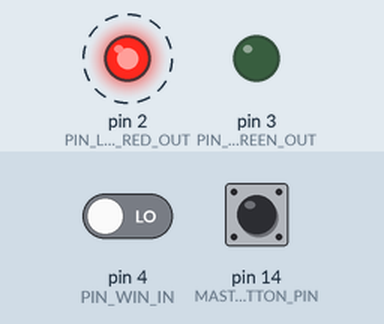
Recording of a program running on a simulated Arduino Nano, built with avr-gcc and run on an emulated ATmega328P. On the bench: output pins drawn as LEDs (lit = HIGH). Dashed ring = blinking. The inputs (shaded band) are chosen by the test bench; at power-on: pin 14 (MASTER_BUTTON_PIN) LOW, pin 4 (PIN_WIN_IN) LOW. The audio player accepts every command and is not drawn.

Above: at 1.7 s.
1.8 s: pin 14 (MASTER_BUTTON_PIN) pulled HIGH for 0.15 s
At 2.9 s:
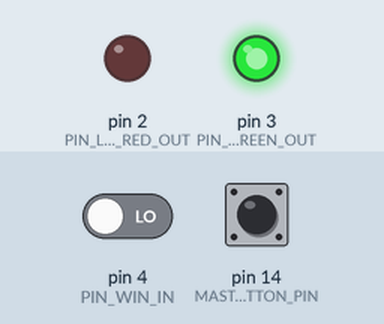
3.4 s: pin 14 (MASTER_BUTTON_PIN) pulled HIGH for 1 s
At 5.65 s:
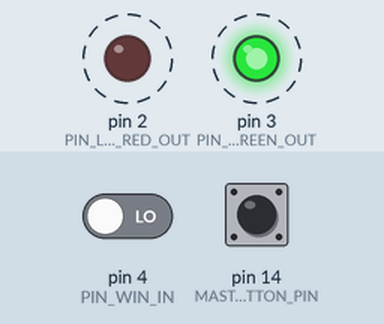
Timing chart, 0 to 13.4 s (numbered marks = the images above; inputs shaded):
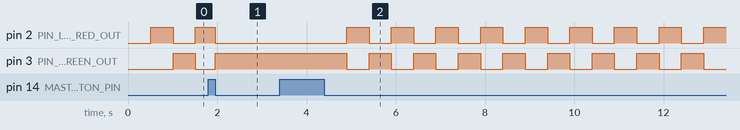

The program:

main.cpp
```cpp
#include "Arduino.h"
#include "timer.hpp"

#include "DFRobotDFPlayerMini.h"

#include <SoftwareSerial.h>
SoftwareSerial softSerial(/*rx =*/10, /*tx =*/11);
#define FPSerial softSerial

DFRobotDFPlayerMini myDFPlayer;

class Button
{
public:
  void update()
  {
    m_last_state = m_state;
  }

  void on_event(bool is_state)
  {
    m_state = is_state;
  }

  bool is_pressed()
  {
    return !m_last_state && m_state;
  }

  bool is_release()
  {
    return m_last_state && !m_state;
  }

  bool is_down()
  {
    return m_last_state && m_state;
  }

private:
  bool m_state;
  bool m_last_state;
};

enum AppState
{
  NoGame,
  GameRun,
  GameWin,
  GameOver
};

static const uint8_t PIN_LED_RED_OUT = PIND2;
static const uint8_t PIN_LED_GREEN_OUT = PIND3;

static const uint8_t PIN_WIN_IN = PIND4;
static const uint8_t PIN_GAME_OVER_IN = PIND5;

static const uint8_t MASTER_BUTTON_PIN = PIN_A0;

static Button master_button;

static AppState app_state = NoGame;
static skat::Timer leds_timer({0, 500, 500});

static bool is_play_sound = false;

void setup()
{
  Serial.println(F("Setup..."));

  FPSerial.begin(9600);
  // Serial.begin(9600);

  pinMode(PIN_LED_RED_OUT, OUTPUT);
  pinMode(PIN_LED_GREEN_OUT, OUTPUT);

  pinMode(PIN_WIN_IN, INPUT);
  pinMode(PIN_GAME_OVER_IN, INPUT);

  pinMode(MASTER_BUTTON_PIN, INPUT);

  Serial.println();
  Serial.println("DFPlayer Mini Demo");
  Serial.println("Initializing DFPlayer...");
  if (!myDFPlayer.begin(FPSerial, /*isACK = */ true, /*doReset = */ true))
  {
    Serial.println("Unable to begin:");
    Serial.println("1.Please recheck the connection!");
    Serial.println("2.Please insert the SD card!");
    while (true)
      ;
  }
  Serial.println(F("DFPlayer Mini online."));
  myDFPlayer.volume(10); // 0-30 Value
}

void loop()
{
  master_button.update();

  if (digitalRead(MASTER_BUTTON_PIN) == HIGH)
  {
    master_button.on_event(true);
  }
  else if (digitalRead(MASTER_BUTTON_PIN) == LOW)
  {
    master_button.on_event(false);
  }

  switch (app_state)
  {
  case NoGame:
  {
    Serial.println(F("Не играем"));

    leds_timer.start();
    leds_timer.update(millis());

    if (leds_timer.getState() == skat::TimerState::Run)
    {
      digitalWrite(PIN_LED_RED_OUT, true);
      digitalWrite(PIN_LED_GREEN_OUT, false);
    }
    else if (leds_timer.getState() == skat::TimerState::Sleep)
    {
      digitalWrite(PIN_LED_RED_OUT, false);
      digitalWrite(PIN_LED_GREEN_OUT, true);
    }

    if (master_button.is_release())
    {
      app_state = GameRun;

      digitalWrite(PIN_LED_RED_OUT, false);
      digitalWrite(PIN_LED_GREEN_OUT, false);
    }
  }
  break;
  case GameRun:
  {
    Serial.println(F("Играем"));

    if (master_button.is_release())
    {
      app_state = NoGame;
      Serial.println(F("Drop"));
      break;
    }

    if (digitalRead(PIN_WIN_IN) == LOW)
    {
      app_state = GameWin;
    }
    else if (digitalRead(PIN_GAME_OVER_IN) == LOW)
    {
      app_state = GameOver;
    }
  }
  break;
  case GameWin:
  {
    Serial.println(F("GameWin"));
    digitalWrite(PIN_LED_GREEN_OUT, true);

    if (!is_play_sound)
    {
      is_play_sound = true;
      myDFPlayer.play(2);
    }

    if (master_button.is_release())
    {
      is_play_sound = false;
      app_state = NoGame;
      Serial.println(F("Drop"));
    }
  }
  break;
  case GameOver:
  {
    Serial.println(F("GameOver"));
    digitalWrite(PIN_LED_RED_OUT, true);

    if (!is_play_sound)
    {
      is_play_sound = true;
      myDFPlayer.play(3);
    }

    if (master_button.is_release())
    {
      is_play_sound = false;
      app_state = NoGame;
      Serial.println(F("Drop"));
    }
  }
  break;
  }
}
```

timer.hpp
```cpp
#ifndef SKAT_TIMER_H
#define SKAT_TIMER_H

#include <stdbool.h>
#include <stdint.h>

namespace skat
{

  enum class TimerState
  {
    Stop,
    Wait,
    Run,
    Sleep
  };

  struct TimerInterval
  {
    uint32_t waiting;
    uint32_t running;
    uint32_t sleeping;
  };

  class Timer
  {
  public:
    Timer() = default;

    explicit Timer(const TimerInterval &interval)
        : m_interval(interval), m_state(TimerState::Stop), m_start_time(0) {}

    void start()
    {
      if (m_state == TimerState::Stop)
      {
        m_state = m_interval.waiting > 0 ? TimerState::Wait : TimerState::Run;
        m_start_time = 0;
      }
    }

    void update(uint32_t current_time)
    {
      if (m_state == TimerState::Stop)
        return;

      if (m_start_time == 0)
      {
        m_start_time = current_time;
        return;
      }

      const uint32_t elapsed = current_time - m_start_time;

      switch (m_state)
      {
      case TimerState::Wait:
        if (elapsed >= m_interval.waiting)
        {
          m_state = TimerState::Run;
          m_start_time = current_time;
        }
        break;

      case TimerState::Run:
        if (elapsed >= m_interval.running)
        {
          m_state = m_interval.sleeping > 0 ? TimerState::Sleep : TimerState::Stop;
          m_start_time = current_time;
        }
        break;

      case TimerState::Sleep:
        if (elapsed >= m_interval.sleeping)
        {
          m_state = m_interval.waiting > 0 ? TimerState::Wait : TimerState::Run;
          m_start_time = current_time;
        }
        break;
      }
    }

    void drop()
    {
      m_state = TimerState::Stop;
      m_start_time = 0;
    }

    TimerState getState() const { return m_state; }

  private:
    TimerInterval m_interval{};
    TimerState m_state{TimerState::Stop};
    uint32_t m_start_time{0};
  };

}

#endif
```

Measured:
- after the input at 3.4 s, pin 2 (PIN_LED_RED_OUT), pin 3 (PIN_LED_GREEN_OUT): alternates HIGH for 0.50 s and LOW for 0.50 s, starting after 1.5 s
